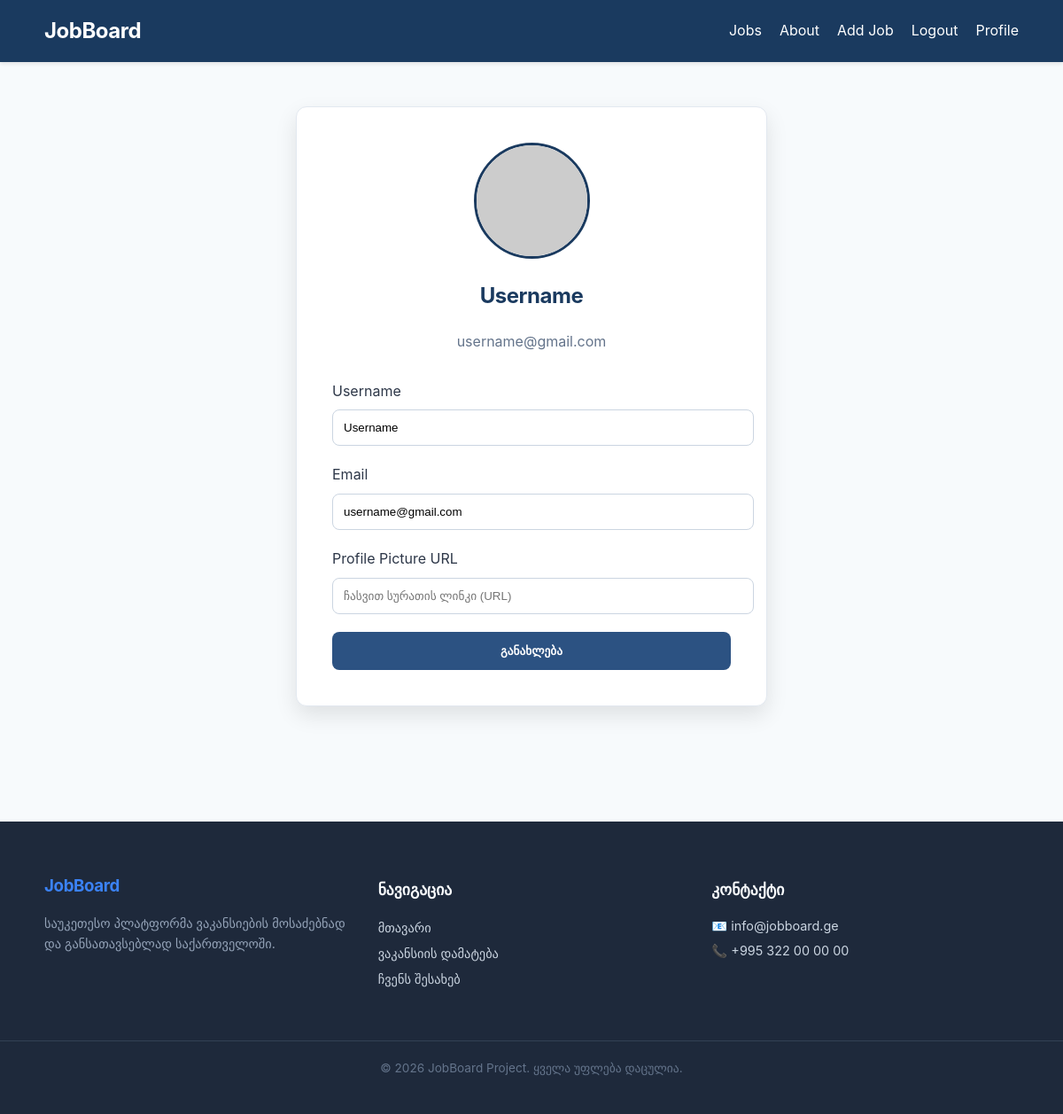
The app's page /profile (signed in) with its own data.
### models.py (models this page shows)
class User(db.Model, UserMixin):
    id = db.Column(db.Integer, primary_key=True)
    username = db.Column(db.String(30), unique=True, nullable=False)
    email = db.Column(db.String(120), unique=True, nullable=False)
    password = db.Column(db.String(200), nullable=False)
    jobs = db.relationship('Job', backref='author', lazy=True)
    image_file = db.Column(db.String(200), nullable=False,
                           default='https://upload.wikimedia.org/wikipedia/commons/thumb/c/c3/Python-logo-notext.svg/1280px-Python-logo-notext.svg.png')

### routes.py (the view)
@app.route('/profile', methods=['GET', 'POST'])
@login_required
def profile():
    form = UpdateAccountForm()
    if form.validate_on_submit():
        current_user.username = form.username.data
        current_user.email = form.email.data
        if form.image_file.data:
            current_user.image_file = form.image_file.data
        db.session.commit()
        flash('მონაცემები განახლდა!', 'success')
        return redirect(url_for('profile'))
    elif request.method == 'GET':
        form.username.data = current_user.username
        form.email.data = current_user.email
    image_file = current_user.image_file if current_user.image_file else 'default.jpg'
    return render_template('profile.html', title='Profile', image_file=image_file, form=form)

### forms.py
class UpdateAccountForm(FlaskForm):
    username = StringField('Username', validators=[DataRequired(), Length(min=5, max=20)])
    email = StringField('Email', validators=[DataRequired(), Email()])
    image_file = StringField('Profile Picture URL')
    submit = SubmitField('განახლება')

### models.py (called while the page is built)
@login_manager.user_loader
@login_manager.user_loader
def load_user(user_id):
    return db.session.get(User, int(user_id))

### templates/profile.html (shortened to what this page needs)
{% extends "base.html" %}
{% block content %}
<div class="form-container">
    <div style="text-align: center; margin-bottom: 30px;">
        <img src="{{ image_file }}" style="width: 125px; height: 125px; border-radius: 50%; object-fit: cover; border: 3px solid var(--primary-blue);">
        <h2 style="margin-top: 15px; color: var(--primary-blue);">{{ current_user.username }}</h2>
        <p style="color: #64748b;">{{ current_user.email }}</p>
    </div>
    <form method="POST" action="">
        <div class="form-group">
            {{ form.username.label }}
            {{ form.username() }}
        </div>
        <div class="form-group">
            {{ form.email.label }}
            {{ form.email() }}
        </div>
        <div class="form-group">
            {{ form.image_file.label }}
            {{ form.image_file(placeholder="ჩასვით სურათის ლინკი (URL)") }}
        </div>
        {{ form.submit(class="btn-primary") }}
    </form>
</div>
{% endblock %}

### static/css/style.css (style rules this page uses)
:root { --primary-font: 'Inter', -apple-system, BlinkMacSystemFont, "Segoe UI", Roboto, sans-serif; --primary-blue: #1a3a5f; --secondary-blue: #2c5282; --text-dark: #2d3748; --white: #ffffff; }
body { font-family: var(--primary-font); -webkit-font-smoothing: antialiased; -moz-osx-font-smoothing: grayscale; line-height: 1.6; color: #1e293b; margin: 0; background-color: #f7fafc; color: var(--text-dark); }
h1, h2, h3, .logo { font-weight: 700; letter-spacing: -0.02em; }
p { font-weight: 400; font-size: 1rem; color: #475569; }
.form-container { max-width: 450px; margin: 50px auto; background: var(--white); padding: 40px; border-radius: 12px; box-shadow: 0 10px 25px rgba(0,0,0,0.1); border: 1px solid #e2e8f0; }
input[type="text"], input[type="email"], input[type="password"], textarea { width: 100%; padding: 12px; margin-top: 8px; margin-bottom: 20px; border: 1px solid #cbd5e1; border-radius: 8px; display: block; }
.btn-primary { width: 100%; padding: 14px; background-color: var(--secondary-blue); color: white; border: none; border-radius: 8px; font-weight: 600; cursor: pointer; transition: background 0.2s; }

### templates/base.html (style rules this page uses)
html, body { height: 100%; margin: 0; padding: 0; }
body { min-height: 100vh; position: relative; display: block; }

### records on screen
User: username "Username", email "username@gmail.com", username.label "Username"
